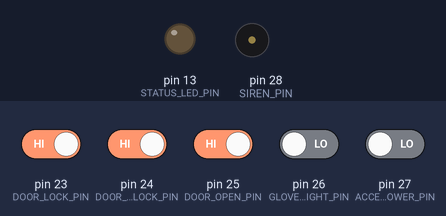
A sketch run on a simulated Arduino Mega 2560, built with avr-gcc and run on an emulated ATmega2560. On the bench: output pins drawn as LEDs (lit = HIGH), buzzer (waves = sounding). Dashed ring = blinking. The inputs (shaded band) are chosen by the test bench; at power-on: pin 23 (DOOR_LOCK_PIN), pin 24 (DOOR_UNLOCK_PIN), pin 25 (DOOR_OPEN_PIN) HIGH, pin 26 (GLOVEBOX_LIGHT_PIN), pin 27 (ACCESS_POWER_PIN) LOW. Pins used as bus, display or sensor lines are not drawn.

Above: at 1.2 s.
1.3 s: pin 23 (DOOR_LOCK_PIN) driven LOW
At 1.6 s:
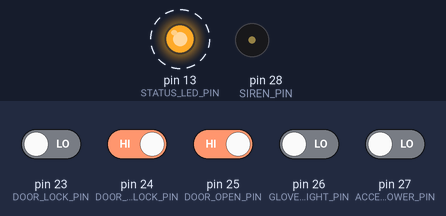
4.3 s: pin 25 (DOOR_OPEN_PIN) driven LOW
At 4.8 s:
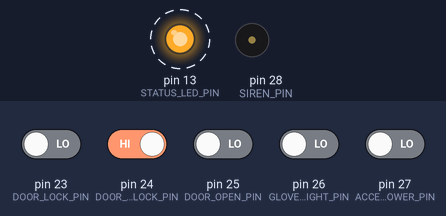
7.3 s: pin 27 (ACCESS_POWER_PIN) driven HIGH
At 7.8 s:
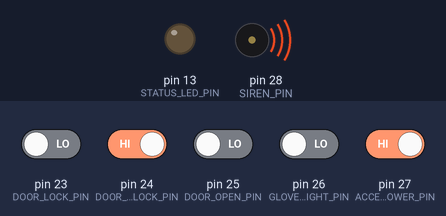
Timing chart, 0 to 10.3 s (numbered marks = the images above; inputs shaded):
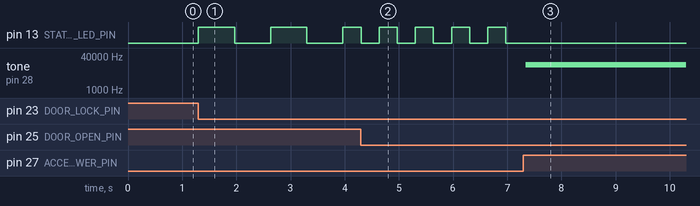

Measured:
- after the input at 1.3 s, pin 13 (STATUS_LED_PIN): alternates HIGH for 0.67 s and LOW for 0.67 s, starting at once
- after the input at 4.3 s, pin 13 (STATUS_LED_PIN): alternates HIGH for 0.33 s and LOW for 0.33 s, starting at once
- after the input at 7.3 s, pin 13 (STATUS_LED_PIN): stops changing and stays LOW; tone on pin 28 (SIREN_PIN): silent → 15671 Hz at once

The sketch:

arduino_sketch.ino
```cpp
/**
 * @file arduino_sketch.ino
 * @author cwee
 * @brief Car alarm that monitors generic signals.
 */

typedef enum { LED_OFF, LED_SLOW, LED_FAST } led_state_t;

/* IO mapping */
#define DOOR_LOCK_PIN       23
#define DOOR_UNLOCK_PIN     24
#define DOOR_OPEN_PIN       25
#define GLOVEBOX_LIGHT_PIN  26
#define ACCESS_POWER_PIN    27
#define SIREN_PIN           28
#define STATUS_LED_PIN      LED_BUILTIN

/* state variables */
int car_locked = 0;
led_state_t led_state = LED_OFF;
unsigned int led_on = 0;
unsigned long last_led_toggle = 0;

void setup(void)
{
    /* setup IO */
    pinMode(DOOR_LOCK_PIN, INPUT);
    pinMode(DOOR_UNLOCK_PIN, INPUT);
    pinMode(DOOR_OPEN_PIN, INPUT);
    pinMode(GLOVEBOX_LIGHT_PIN, INPUT);
    pinMode(ACCESS_POWER_PIN, INPUT);
    pinMode(SIREN_PIN, OUTPUT);
    pinMode(STATUS_LED_PIN, OUTPUT);

    /* set initial state */
    car_locked = 0;
    led_state = LED_OFF;
    led_on = 0;
    last_led_toggle = 0;
}


void loop(void)
{
    int door_lock, door_unlock, door_open, glovebox_light, access_power;
    unsigned long now, led_delay;

    door_lock = !digitalRead(DOOR_LOCK_PIN);            // active low
    door_unlock = !digitalRead(DOOR_UNLOCK_PIN);        // active low
    door_open = !digitalRead(DOOR_OPEN_PIN);            // active low
    glovebox_light = digitalRead(GLOVEBOX_LIGHT_PIN);   // TODO: check logic voltage
    access_power = digitalRead(ACCESS_POWER_PIN);       // TODO: check logic voltage

    /* alarm logic */
    if (car_locked) {
        if (door_open || glovebox_light) {
            led_state = LED_FAST;
            digitalWrite(SIREN_PIN, HIGH);
        }

        if (door_unlock) {
            led_state = LED_OFF;
            car_locked = 0;
        }

        /* manual override - requires key */
        if (access_power) {
            led_state = LED_OFF;
            car_locked = 0;
            digitalWrite(SIREN_PIN, LOW);
        }

    } else if (door_lock) {
        led_state = LED_SLOW;
        car_locked = 1;
    }


    /* handle blinking LED */
    now = millis();
    if (led_state == LED_OFF) {
        if (led_on) {
            led_on = 0;
            digitalWrite(STATUS_LED_PIN, led_on);
        }

    } else {
        if (led_state == LED_SLOW)
            led_delay = 666;
        else if (led_state == LED_FAST)
            led_delay = 333;

        if (now - last_led_toggle > led_delay) {
            led_on = !led_on;
            digitalWrite(STATUS_LED_PIN, led_on);
            last_led_toggle = now;
        }
    }
}
```
